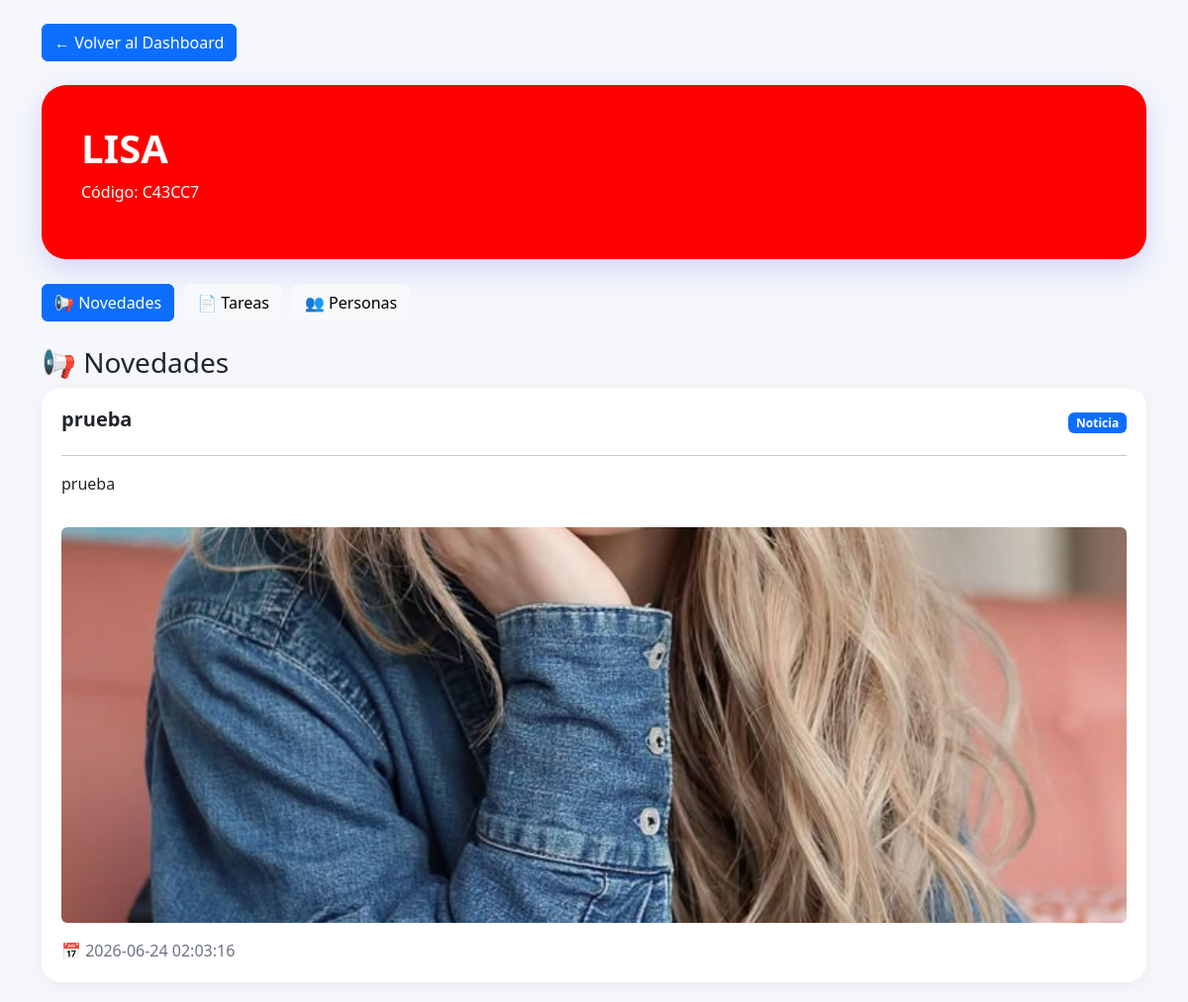
/alumno/clase.php?id=6 (signed in), run on the app's committed database.
### tables this page shows
CREATE TABLE `clases` (
  `id` int(11) NOT NULL,
  `nombre` varchar(100) DEFAULT NULL,
  `codigo` varchar(20) DEFAULT NULL,
  `maestro_id` int(11) DEFAULT NULL,
  `portada` varchar(255) DEFAULT NULL,
  `color` varchar(20) DEFAULT NULL,
  `imagen` varchar(255) DEFAULT NULL,
  `descripcion` text DEFAULT NULL
);

CREATE TABLE `publicaciones` (
  `id` int(11) NOT NULL,
  `clase_id` int(11) DEFAULT NULL,
  `titulo` varchar(255) DEFAULT NULL,
  `descripcion` text DEFAULT NULL,
  `tipo` varchar(50) DEFAULT NULL,
  `imagen` text DEFAULT NULL,
  `link` text DEFAULT NULL,
  `created_at` timestamp NULL DEFAULT current_timestamp()
);

### alumno/clase.php (the view, shortened to what this page needs)
<?php
include '../includes/conexion.php';
$id = intval($_GET['id']);
$tab = $_GET['tab'] ?? 'novedades';
$clase = mysqli_fetch_assoc(
    mysqli_query($conexion, "
SELECT *
FROM clases
WHERE id=$id
")
);
$publicaciones = mysqli_query($conexion, "
SELECT *
FROM publicaciones
WHERE clase_id=$id
ORDER BY created_at DESC
");
?>
<!DOCTYPE html>
<html>
<head>
    <link href="https://cdn.jsdelivr.net/npm/bootstrap@5.3.7/dist/css/bootstrap.min.css" rel="stylesheet">
</head>
<body>
    <div class="container mt-4">
        <a href="dashboard.php" class="btn btn-primary mb-4">
            ← Volver al Dashboard
        </a>
        <div class="banner" style="background: <?= $clase['color'] ?>;">
            <h1>
                <?= $clase['nombre'] ?>
            </h1>
            <p>
                Código:
                <?= $clase['codigo'] ?>
            </p>
        </div>
        <div class="tabs">
            <a class="btn <?= $tab == 'novedades' ? 'btn-primary' : 'btn-light' ?>"
                href="clase.php?id=<?= $id ?>&tab=novedades">
                📢 Novedades
            </a>
            <a class="btn <?= $tab == 'tareas' ? 'btn-primary' : 'btn-light' ?>"
                href="clase.php?id=<?= $id ?>&tab=tareas">
                📄 Tareas
            </a>
            <a class="btn <?= $tab == 'personas' ? 'btn-primary' : 'btn-light' ?>"
                href="clase.php?id=<?= $id ?>&tab=personas">
                👥 Personas
            </a>
        </div>
    <?php if ($tab == 'novedades'): ?>
        <h3 class="mt-4">
            📢 Novedades
        </h3>
        <?php while ($p = mysqli_fetch_assoc($publicaciones)): ?>
            <div class="publicacion">
                <div class="d-flex justify-content-between align-items-center">
                    <h5>
                        <?= htmlspecialchars($p['titulo']) ?>
                    </h5>
                    <span class="badge bg-primary">
                        <?= ucfirst($p['tipo']) ?>
                    </span>
                </div>
                <hr>
                <p>
                    <?= nl2br(htmlspecialchars($p['descripcion'])) ?>
                </p>
                <?php if (!empty($p['imagen'])): ?>
                    <img src="../profesor/uploads/publicaciones/<?= htmlspecialchars($p['imagen']) ?>"
                        class="img-fluid rounded mt-3" style="
                max-height:400px;
                width:100%;
                object-fit:cover;">
                <?php endif; ?>
                <div class="fecha mt-3">
                    📅 <?= $p['created_at'] ?>
                </div>
            </div>
        <?php endwhile; ?>
    <?php endif; ?>
    </div>
</body>
</html>

### alumno/clase.php (style rules this page uses)
body { background: #f5f7fb; font-family: 'Segoe UI', sans-serif; }
.banner { color: white; padding: 40px; border-radius: 25px; margin-bottom: 25px; box-shadow: 0 10px 30px rgba(79, 70, 229, .2); }
.banner h1 { font-weight: 700; }
.tabs { display: flex; gap: 10px; margin-bottom: 25px; }
.publicacion { background: white; border-radius: 20px; padding: 20px; margin-bottom: 20px; box-shadow: 0 4px 20px rgba(0, 0, 0, .05); }
.publicacion h5 { font-weight: 700; }
.fecha { color: #6b7280; }

### data on the page
clases: nombre "LISA", codigo "C43CC7"
publicaciones: titulo "prueba", tipo "Noticia", descripcion "prueba", imagen (picture), created_at "2026-06-24 02:03:16"
